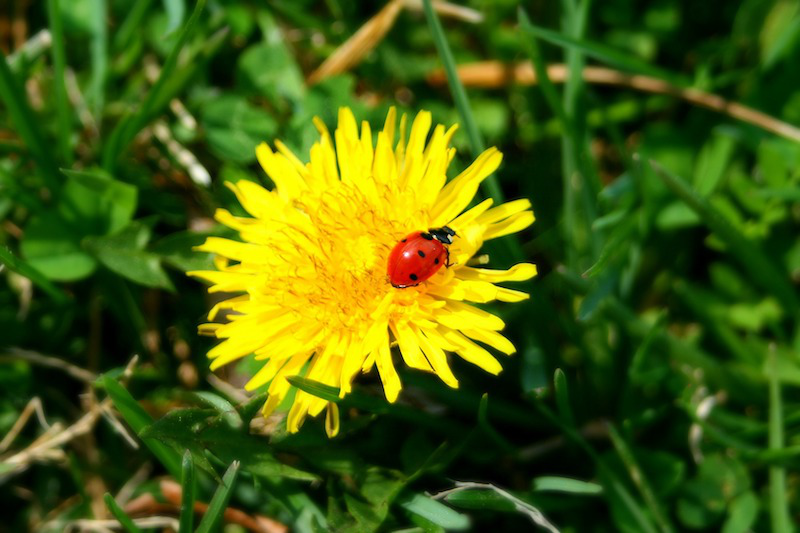
#> input picture images/ladybug.png, 800 x 533 px
$ jupyter execute --allow-errors segmentation.ipynb   (shell and % lines are left out)
#> lines starting #> are read from the running program, lines starting #| are printed output that depends on the picture
#> further down, image is the input picture: shape (533, 800, 3) float32; mean R, G, B 0.279, 0.372, 0.0529
### extractFeature.py
import numpy as np
import cv2

def norm_and_extract_features(img, rgb_weight=0.3, texture_weight=0.3):

#> called with rgb_weight = 0.7, texture_weight = 0.3
    img = cv2.cvtColor(img, cv2.COLOR_RGB2Lab)
#> img: shape (533, 800, 3) float32; mean of channels 0, 1, 2 36, -19.4, 36.2
    lab = np.split(img, 3, axis=2)
#> lab = 3 items
    x, y = img.shape[:-1]
#> x = 533; y = 800
    lab[0] = lab[0].reshape(x, y)
    lab[1] = lab[1].reshape(x, y)
    lab[2] = lab[2].reshape(x, y)

    grad_l = np.gradient(lab[0])
#> grad_l = 2 items
    grad_l_x_max = np.max(grad_l[0])
#> grad_l_x_max = 27.62
    grad_l_y_max = np.max(grad_l[1])
#> grad_l_y_max = 26.97

    weight_arr = [rgb_weight, texture_weight, 1 - rgb_weight - texture_weight]  # [rgb_weight, x_y_coordinate weight]

    feature = np.ndarray(shape=(x * y, 7), dtype=float)  # feature: [[r,g,b,x,y]* n_pixels]

    count = 0
    scaled_color = img / img.max()
#> scaled_color: shape (533, 800, 3) float32; mean of channels 0, 1, 2 0.371, -0.2, 0.373


    for i in range(x):
        for j in range(y):
            position = np.array([i / x, j / y])
            grad = np.array([grad_l[0][i][j] / grad_l_x_max, grad_l[1][i][j] / grad_l_y_max])
            a = np.concatenate((scaled_color[i][j] * weight_arr[0], grad * weight_arr[1], position * weight_arr[2]))
            feature[count] = a
            count += 1
#> after the loop, count = 426400

    # normalize to zero mean for gaussian process.
    feature = feature - np.mean(feature, axis=0)
    return feature

### segmentation.ipynb
## load a local picture

[cell 1]
%cd ./pic segmentation

[cell 2]
from matplotlib.image import imread
import matplotlib.pyplot as plt
import os
from scipy.ndimage import gaussian_filter
from extractFeature import *

PROJECT_ROOT_DIR = '.'
filename = 'ladybug.png'
images_path = os.path.join(PROJECT_ROOT_DIR, "images")
image = imread(os.path.join(images_path, filename))

image.shape

plt.imshow(image)

## preprocess

[cell 3]
sigma = 1
filtered_img = gaussian_filter(image, sigma=(sigma, sigma,0))
plt.imshow(filtered_img)

[cell 4]
feature = norm_and_extract_features(filtered_img,rgb_weight=0.7)
feature.shape
#> Out = (426400, 7)

## using GMM clustering on feature space

[cell 5]
k = 3 # number of segmentations.

from sklearn.mixture import GaussianMixture

random_label_color = np.random.randint(256,size=(k,3))
gs = GaussianMixture(n_components=k, random_state=42, verbose=2).fit(feature)
#| Initialization 0
#|   Iteration 10	 time lapse 3.25220s	 ll change 0.00721
#|   Iteration 20	 time lapse 2.97321s	 ll change 0.00091
#| Initialization converged. time lapse 6.22558s	 lower bound 21.39595.
# model.predict predicts the index of aligned component for each pixel
r_pred = gs.predict(feature)
# model.means_ is the mean of the components
pic = random_label_color[r_pred]
pic = pic.reshape(image.shape)
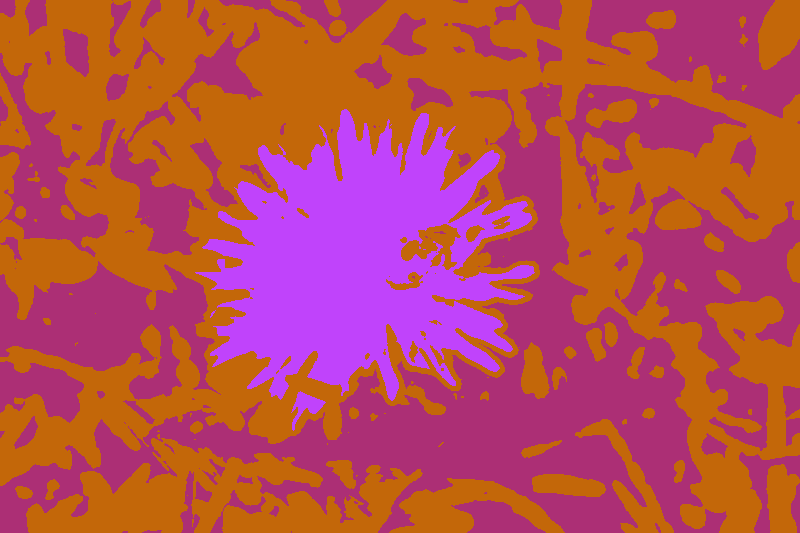
#> pic: shape (533, 800, 3) int64; mean R, G, B 185.8, 76.9, 81.2
plt.imshow(pic)


$ run again, with images/test_image.png copied over images/ladybug.png
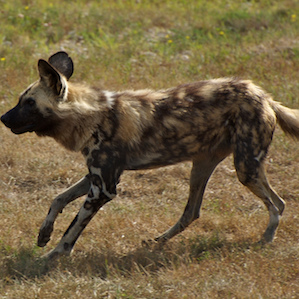
#> input picture images/test_image.png, 299 x 299 px
#> image is the input picture: shape (299, 299, 3) float32; mean R, G, B 0.456, 0.39, 0.262
#> `filtered_img = gaussian_filter(image, sigma=(sigma, sigma,0))`:
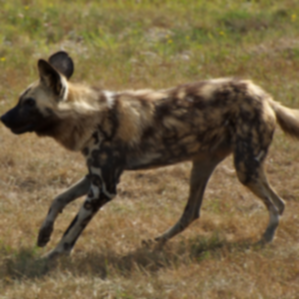
#> filtered_img: shape (299, 299, 3) float32; mean R, G, B 0.456, 0.39, 0.262
#> img: shape (299, 299, 3) float32; mean of channels 0, 1, 2 42.4, 2, 20.6
#> lab = 3 items
#> grad_l = 2 items
#> grad_l_x_max = 19.18
#> grad_l_y_max = 21.87
#> scaled_color: shape (299, 299, 3) float32; mean of channels 0, 1, 2 0.45, 0.0215, 0.218
#> after the loop in norm_and_extract_features, `for i in range(x):`: count = 89401
#| Initialization 0
#| Initialization converged. time lapse 0.65080s	 lower bound 21.44398.
#> `pic = pic.reshape(image.shape)`:
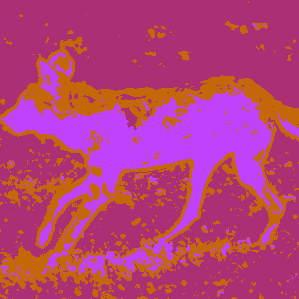
#> pic: shape (299, 299, 3) int64; mean R, G, B 181.5, 64.2, 118.8
